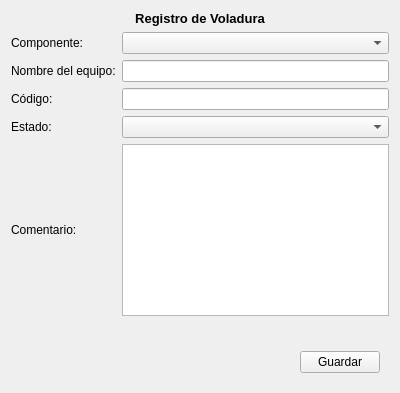
<?xml version="1.0" encoding="UTF-8"?>
<ui version="4.0">
 <class>Form</class>
 <widget class="QWidget" name="Form">
  <property name="geometry">
   <rect>
    <x>0</x>
    <y>0</y>
    <width>400</width>
    <height>393</height>
   </rect>
  </property>
  <property name="windowTitle">
   <string>Form</string>
  </property>
  <property name="styleSheet">
   <string notr="true"/>
  </property>
  <layout class="QVBoxLayout" name="verticalLayout">
   <item>
    <layout class="QGridLayout" name="gridLayout">
     <item row="7" column="0" colspan="2">
      <widget class="QLabel" name="label_mensaje">
       <property name="text">
        <string/>
       </property>
      </widget>
     </item>
     <item row="0" column="0" colspan="2">
      <widget class="QLabel" name="label_7">
       <property name="font">
        <font>
         <pointsize>10</pointsize>
         <weight>75</weight>
         <bold>true</bold>
        </font>
       </property>
       <property name="text">
        <string>Registro de Voladura</string>
       </property>
       <property name="alignment">
        <set>Qt::AlignCenter</set>
       </property>
      </widget>
     </item>
     <item row="1" column="0">
      <widget class="QLabel" name="label_6">
       <property name="text">
        <string>Componente:</string>
       </property>
      </widget>
     </item>
     <item row="3" column="1">
      <widget class="QLineEdit" name="input_codigo"/>
     </item>
     <item row="8" column="0" colspan="2">
      <widget class="QFrame" name="frame_piepagina">
       <property name="styleSheet">
        <string notr="true">QFrame {
    border: none;
    outline: none;
}
</string>
       </property>
       <property name="frameShape">
        <enum>QFrame::StyledPanel</enum>
       </property>
       <property name="frameShadow">
        <enum>QFrame::Raised</enum>
       </property>
       <layout class="QHBoxLayout" name="horizontalLayout">
        <item>
         <spacer name="horizontalSpacer">
          <property name="orientation">
           <enum>Qt::Horizontal</enum>
          </property>
          <property name="sizeHint" stdset="0">
           <size>
            <width>129</width>
            <height>20</height>
           </size>
          </property>
         </spacer>
        </item>
        <item>
         <widget class="QPushButton" name="btn_registrar">
          <property name="text">
           <string>Guardar</string>
          </property>
         </widget>
        </item>
       </layout>
      </widget>
     </item>
     <item row="6" column="0">
      <widget class="QLabel" name="label_5">
       <property name="text">
        <string>Comentario:</string>
       </property>
      </widget>
     </item>
     <item row="2" column="1">
      <widget class="QLineEdit" name="input_nombre"/>
     </item>
     <item row="2" column="0">
      <widget class="QLabel" name="label">
       <property name="text">
        <string>Nombre del equipo:</string>
       </property>
      </widget>
     </item>
     <item row="3" column="0">
      <widget class="QLabel" name="label_2">
       <property name="text">
        <string>Código:</string>
       </property>
      </widget>
     </item>
     <item row="5" column="1">
      <widget class="QComboBox" name="estado_pluvio"/>
     </item>
     <item row="5" column="0">
      <widget class="QLabel" name="label_9">
       <property name="text">
        <string>Estado:</string>
       </property>
      </widget>
     </item>
     <item row="6" column="1">
      <widget class="QTextEdit" name="input_comentario"/>
     </item>
     <item row="1" column="1">
      <widget class="QComboBox" name="cb_lista_componentes"/>
     </item>
    </layout>
   </item>
  </layout>
 </widget>
 <resources/>
 <connections/>
</ui>
